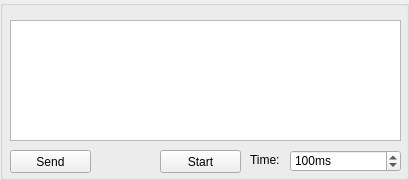
<?xml version="1.0" encoding="UTF-8"?>
<ui version="4.0">
 <class>CPacketSenderUI</class>
 <widget class="QGroupBox" name="CPacketSenderUI">
  <property name="geometry">
   <rect>
    <x>0</x>
    <y>0</y>
    <width>409</width>
    <height>180</height>
   </rect>
  </property>
  <property name="windowTitle">
   <string/>
  </property>
  <widget class="QTextEdit" name="teSendPackets">
   <property name="geometry">
    <rect>
     <x>10</x>
     <y>20</y>
     <width>391</width>
     <height>121</height>
    </rect>
   </property>
  </widget>
  <widget class="QPushButton" name="pbSend">
   <property name="geometry">
    <rect>
     <x>10</x>
     <y>150</y>
     <width>81</width>
     <height>23</height>
    </rect>
   </property>
   <property name="text">
    <string>Send</string>
   </property>
  </widget>
  <widget class="QPushButton" name="pbSpam">
   <property name="geometry">
    <rect>
     <x>160</x>
     <y>150</y>
     <width>81</width>
     <height>23</height>
    </rect>
   </property>
   <property name="text">
    <string>Start</string>
   </property>
   <property name="autoDefault">
    <bool>false</bool>
   </property>
   <property name="default">
    <bool>false</bool>
   </property>
   <property name="flat">
    <bool>false</bool>
   </property>
  </widget>
  <widget class="QSpinBox" name="sbTime">
   <property name="geometry">
    <rect>
     <x>290</x>
     <y>150</y>
     <width>111</width>
     <height>22</height>
    </rect>
   </property>
   <property name="suffix">
    <string>ms</string>
   </property>
   <property name="minimum">
    <number>50</number>
   </property>
   <property name="maximum">
    <number>2000000000</number>
   </property>
   <property name="value">
    <number>100</number>
   </property>
  </widget>
  <widget class="QLabel" name="lTime">
   <property name="geometry">
    <rect>
     <x>250</x>
     <y>152</y>
     <width>38</width>
     <height>16</height>
    </rect>
   </property>
   <property name="text">
    <string>Time:</string>
   </property>
  </widget>
 </widget>
 <layoutdefault spacing="6" margin="11"/>
 <resources/>
 <connections>
  <connection>
   <sender>pbSend</sender>
   <signal>clicked()</signal>
   <receiver>CPacketSenderUI</receiver>
   <slot>onSendPacket()</slot>
   <hints>
    <hint type="sourcelabel">
     <x>41</x>
     <y>158</y>
    </hint>
    <hint type="destinationlabel">
     <x>53</x>
     <y>248</y>
    </hint>
   </hints>
  </connection>
  <connection>
   <sender>pbSpam</sender>
   <signal>clicked()</signal>
   <receiver>CPacketSenderUI</receiver>
   <slot>onSpamPacket()</slot>
   <hints>
    <hint type="sourcelabel">
     <x>189</x>
     <y>165</y>
    </hint>
    <hint type="destinationlabel">
     <x>191</x>
     <y>315</y>
    </hint>
   </hints>
  </connection>
 </connections>
 <slots>
  <slot>onSendPacket()</slot>
  <slot>onSpamPacket()</slot>
 </slots>
</ui>
